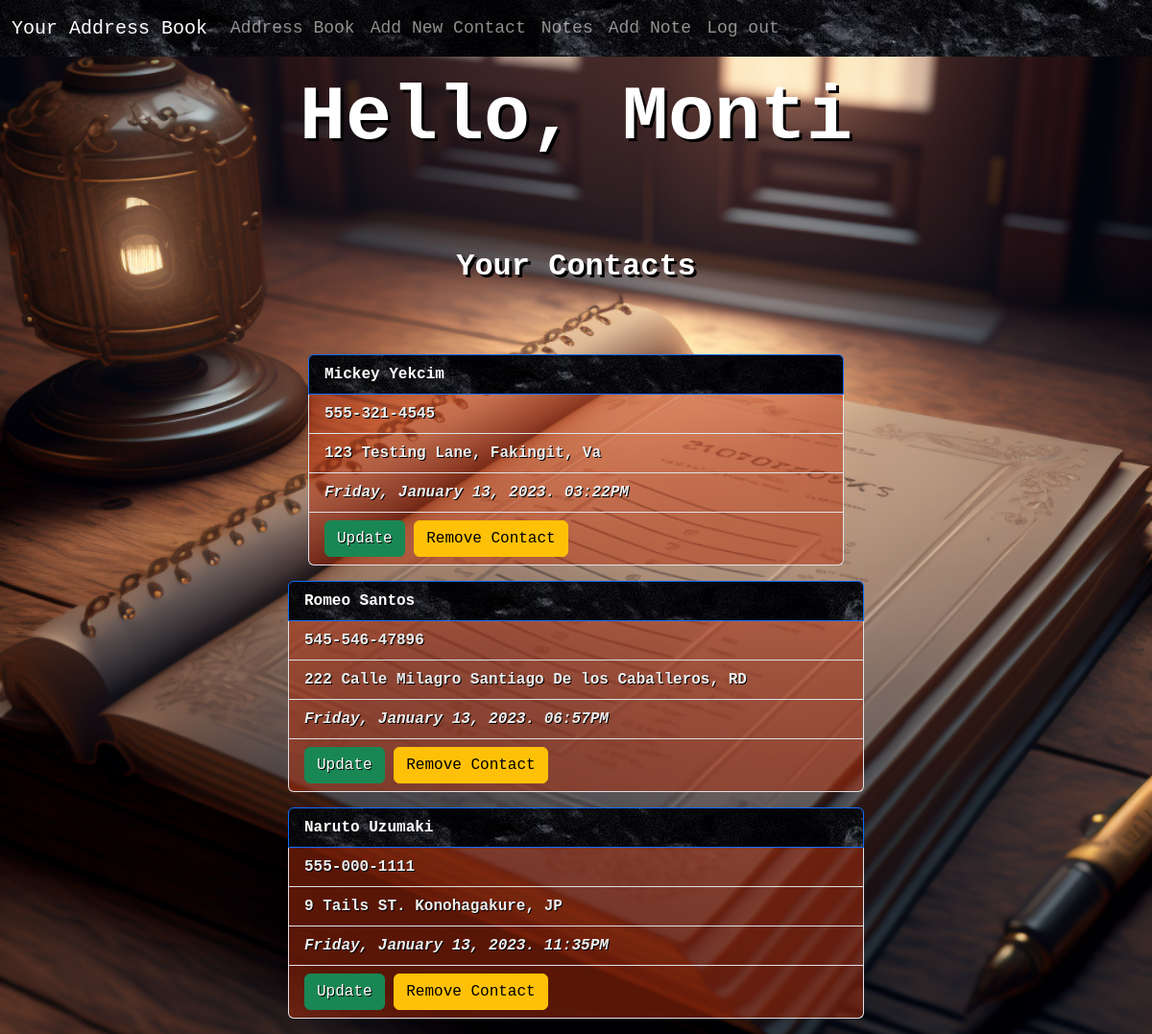
Page /address (signed in) on the committed database.
### app/models.py (models this page shows, shortened)
class User(db.Model, UserMixin):
    id = db.Column(db.Integer, primary_key=True)
    first_name = db.Column(db.String(25), nullable=False)
    last_name = db.Column(db.String(25), nullable=False)
    email = db.Column(db.String(50), nullable=False, unique=True)
    username = db.Column(db.String(50), nullable=False, unique=True)
    password = db.Column(db.String(256), nullable=False)
    date_created = db.Column(db.DateTime, nullable=False, default=datetime.utcnow)
    address = db.relationship('Address', backref='author', lazy='dynamic')
    notes = db.relationship('Post', backref='author', lazy='dynamic')

class Address(db.Model):
    id = db.Column(db.Integer, primary_key=True)
    first_name = db.Column(db.String(25), nullable=False)
    last_name = db.Column(db.String(25), nullable=True)
    phone = db.Column(db.String(25), nullable=True)
    address = db.Column(db.String(50), nullable=True)
    date_created = db.Column(db.DateTime, nullable=False, default=datetime.utcnow)
    user_id = db.Column(db.Integer, db.ForeignKey('user.id'))

### app/routes.py (the view)
@app.route('/address')
@login_required
def address():
    address = Address.query.all()
    return render_template('addressbook.html', address=address)

### app/models.py (called while the page is built)
@login.user_loader
def load_user(user_id):
    return User.query.get(user_id)

### app/templates/addressbook.html (shortened to what this page needs)
{% extends 'base.html' %}
{% block content %}
{% if current_user.is_authenticated %}
    <h1 class="home1 text-center mt-3">Hello, {{ current_user.first_name.title() }}</h1>
    <h4 class="p1 text-center">Your Contacts</h4>
    {% for addy in address %}
    <ul class="list-group mb-3">
        <li class="cont list-group-item active w-50" style="background-image: url('static/blackstone.jpg');">{{ addy.first_name }} {{ addy.last_name }}</li>
        <li class="cont1 list-group-item w-50">{{ addy.phone }}</li>
        <li class="cont1 list-group-item w-50">{{ addy.address }}</li>
        <li class="cont1 list-group-item w-50"><cite title="Source Title">{{ addy.date_created.strftime('%A, %B %d, %Y. %I:%M%p') }}</cite></li>
        <li class="cont1 list-group-item w-50"><a href="{{ url_for('edit_contact', address_id=addy.id) }}" class="edbtn btn btn-success">Update</a>
            <button type="button" class="delbtn btn btn-warning" data-bs-toggle="modal" data-bs-target="#deleteModal-{{addy.id}}">
              Remove Contact
          </button>
          </div>
    </div></li>
    </ul>
    {% endfor %}
{% endif %}
{% endblock %}

### app/static/stylesheet.css (style rules this page uses)
.home1 { color: white; font-weight: bold; font-family: "Courier New", Courier, monospace; font-size: 5em; text-shadow: 3px 3px 0px black; padding-bottom: 1em; }
.p1 { color: white; text-shadow: 3px 3px 0px black; font-size: xx-large; font-family: "Courier New", Courier, monospace; font-weight: bold; padding-bottom: 2em; }
.cont { font-family: "Courier New", Courier, monospace; font-weight: bold; }
.cont1 { color: rgb(237, 237, 237); text-shadow: 1px 1px 0px black; font-family: "Courier New", Courier, monospace; font-weight: bold; background-color: rgba(184, 46, 11, 0.479); }
.list-group { align-items: center; }

### rows in the picture
User: first_name "Monti"
Address: first_name "Mickey", last_name "Yekcim", phone "555-321-4545", address "123 Testing Lane, Fakingit, Va", date_created "Friday, January 13, 2023. 03:22PM"
Address: first_name "Romeo", last_name "Santos", phone "545-546-47896", address "222 Calle Milagro Santiago De los Caballeros, RD", date_created "Friday, January 13, 2023. 06:57PM"
Address: first_name "Naruto", last_name "Uzumaki", phone "555-000-1111", address "9 Tails ST. Konohagakure, JP", date_created "Friday, January 13, 2023. 11:35PM"
